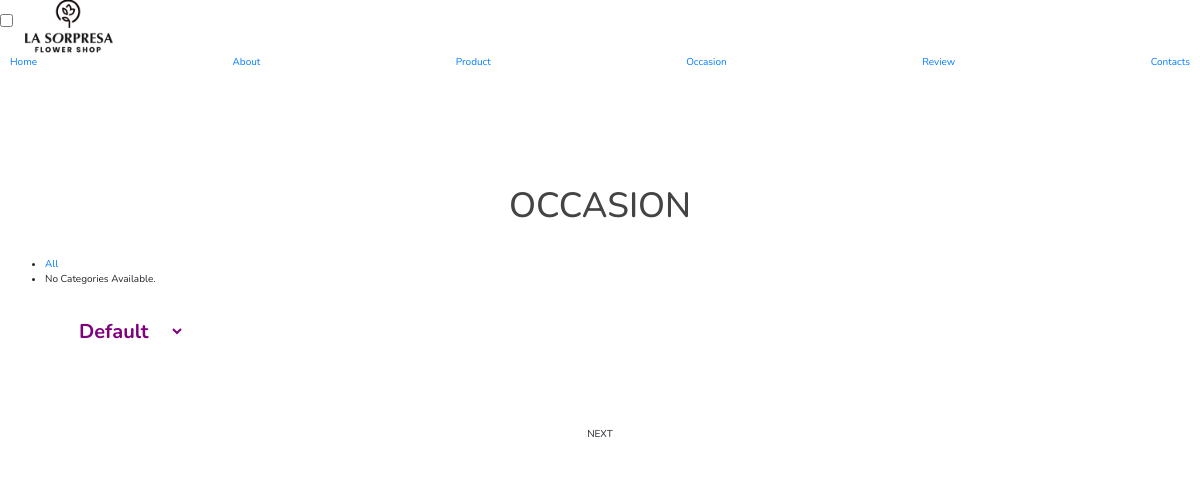
The page /users/occasion.php on the database as committed earlier.
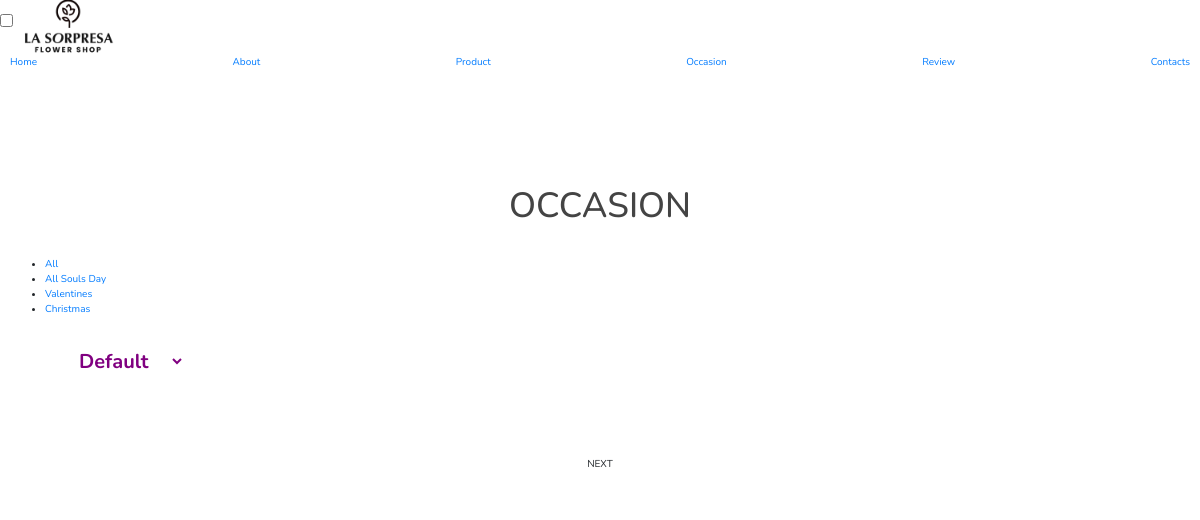
The same page on the database as committed later.
### tables this page shows
CREATE TABLE `end_category` (
  `ecat_id` int(11) NOT NULL,
  `ecat_name` varchar(255) NOT NULL,
  `mcat_id` int(11) NOT NULL
);

### users/occasion.php (the view, shortened to what this page needs)
<?php
include("../admin/inc/config.php");
?>
<link rel="stylesheet" href="../css/product.css">
<link href="https://stackpath.bootstrapcdn.com/bootstrap/4.5.2/css/bootstrap.min.css" rel="stylesheet">
<link href="https://cdn.jsdelivr.net/npm/select2@4.0.13/dist/css/select2.min.css" rel="stylesheet" />
<header>
    <input type="checkbox" name="" id="toggler">
    <img src="../images/logo.png" alt="" class="logos" href="">
    <nav class="navbar">
        <a href="index.php">Home</a>
        <a href="#about">About</a>
        <a href="products.php">Product</a>
        <a href="occasion.php">Occasion</a>
        <a href="#review">Review</a>
        <a href="#contacts">Contacts</a>
    </nav>
</header>
<section>
   <div class="container">
      <h3 class="title"> Occasion </h3>
      <?php
$statement = $pdo->prepare("
    SELECT *
    FROM end_category t1
    JOIN mid_category t2
    ON t1.mcat_id = t2.mcat_id
    WHERE t1.mcat_id = 20 /* Only get categories for the mid-category with ID 19 */
    ORDER BY t1.ecat_id ASC
");
$statement->execute();
$result = $statement->fetchAll(PDO::FETCH_ASSOC);
?>
<ul class="indicator">
    <li data-filter="all" class="active">
        <a href="#" onclick="filterProducts('all')">All</a>
    </li>
    <?php
    if (!empty($result) && is_array($result)) {
        foreach ($result as $row) {
            echo '<li data-filter="' . htmlspecialchars($row['ecat_id']) . '">
                    <a href="#" onclick="filterProducts(' . htmlspecialchars($row['ecat_id']) . ')">' . htmlspecialchars($row['ecat_name']) . '</a>
                  </li>';
        }
    } else {
        echo '<li>No categories available.</li>';
    }
    ?>
</ul>
<div class="filter-condition">
    <select name="" id="select">
        <option value="Default">Default</option>
    </select>
</div>
   <ul class="listPage">
   </ul>
</section>
</body>
</html>

Rows that differ between the two databases and show on the page:
added end_category: ecat_name "All Souls Day"
added end_category: ecat_name "Valentines"
added end_category: ecat_name "Christmas"
Other text that changed with them:
text no longer shown: "No Categories Available."
